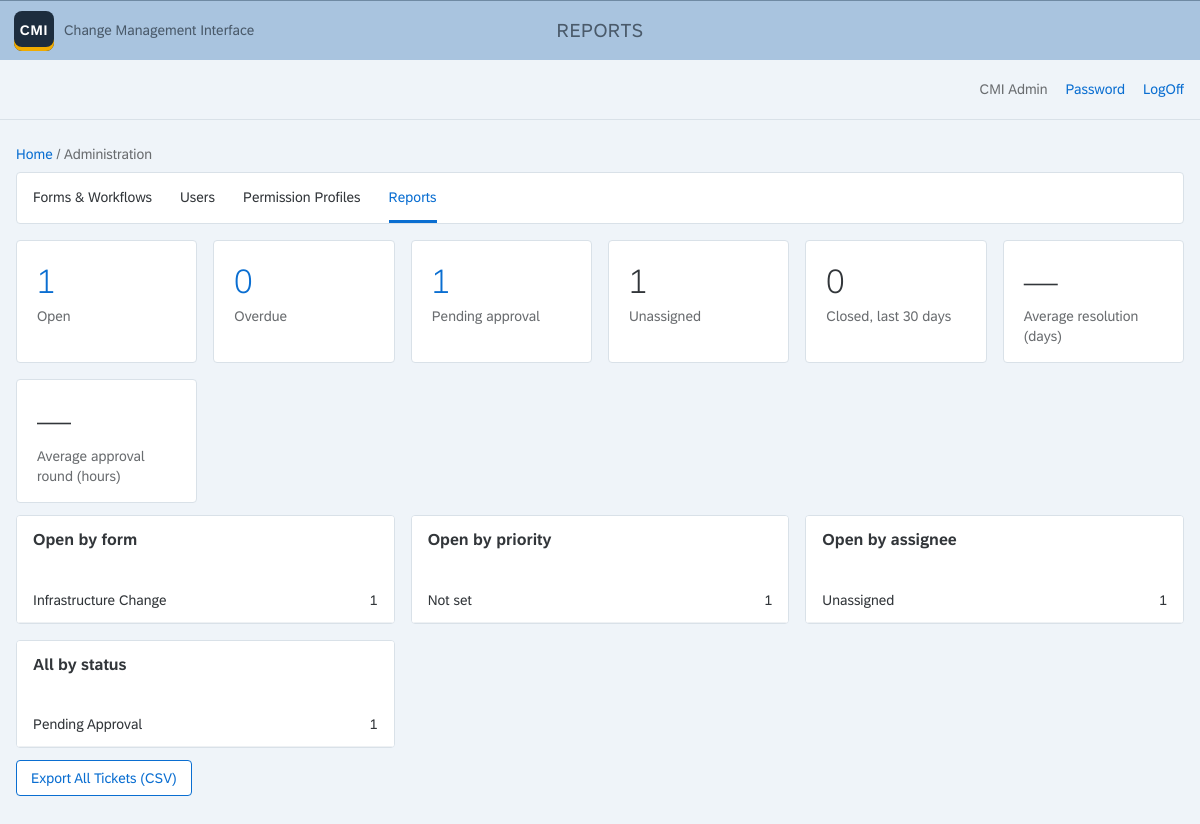
Screenshot of /admin/reports (signed in) with the database file from the repository.
### models.py (models this page shows, shortened)
class User(db.Model):
    id = db.Column(db.Integer, primary_key=True)
    email = db.Column(db.String(255), unique=True, nullable=False)
    name = db.Column(db.String(120), nullable=False)
    is_core = db.Column(db.Boolean, default=False, nullable=False)
    password_hash = db.Column(db.String(255))
    active = db.Column(db.Boolean, default=True, nullable=False)
    failed_logins = db.Column(db.Integer, default=0, nullable=False)
    locked_until = db.Column(db.DateTime)
    created_at = db.Column(db.DateTime, default=utcnow, nullable=False)
    deleted_at = db.Column(db.DateTime)  # soft delete: hidden everywhere; restore by clearing it (and setting active) in the DB
    profiles = db.relationship("PermissionProfile", secondary="user_profile", back_populates="users")
    def can(self, perm):
        return any(perm in p.permissions for p in self.profiles)

class Ticket(db.Model):
    id = db.Column(db.Integer, primary_key=True)
    title = db.Column(db.String(200), nullable=False)
    form_version_id = db.Column(db.ForeignKey("form_version.id"), nullable=False)
    values = db.Column(db.JSON, default=dict, nullable=False)
    status = db.Column(db.String(30), default="New", nullable=False)
    priority = db.Column(db.String(20))  # None = not set yet
    requester_id = db.Column(db.ForeignKey("user.id"), nullable=False)
    assignee_id = db.Column(db.ForeignKey("user.id"))
    due_date = db.Column(db.Date)
    row_version = db.Column(db.Integer, default=1, nullable=False)   # bumped on every change: conflict detection
    data_version = db.Column(db.Integer, default=1, nullable=False)  # bumped when form values change: what approvers reviewed
    approval_round = db.Column(db.Integer, default=0, nullable=False)
    created_at = db.Column(db.DateTime, default=utcnow, nullable=False)
    updated_at = db.Column(db.DateTime, default=utcnow, onupdate=utcnow, nullable=False)
    closed_at = db.Column(db.DateTime)
    form_version = db.relationship("FormVersion")
    requester = db.relationship("User", foreign_keys=[requester_id])
    assignee = db.relationship("User", foreign_keys=[assignee_id])
    comments = db.relationship("Comment", order_by="Comment.created_at")
    history = db.relationship("TicketHistory", order_by="TicketHistory.id.desc()")
    priority_requests = db.relationship("PriorityRequest", order_by="PriorityRequest.created_at.desc()",
                                        back_populates="ticket")
    approvals = db.relationship("TicketApproval", order_by="(TicketApproval.round.desc(), TicketApproval.stage_index)",
                                back_populates="ticket")
    attachments = db.relationship("Attachment", order_by="Attachment.id", back_populates="ticket")
    watchers = db.relationship("User", secondary="ticket_watcher", order_by="User.name")

class Form(db.Model):
    id = db.Column(db.Integer, primary_key=True)
    key = db.Column(db.String(60), unique=True, nullable=False)
    name = db.Column(db.String(120), nullable=False)
    description = db.Column(db.String(255), default="", nullable=False)
    draft = db.Column(db.JSON, default=lambda: {"fields": []}, nullable=False)  # edited freely, published as a version
    archived = db.Column(db.Boolean, default=False, nullable=False)
    workflow = db.Column(db.JSON, default=list, nullable=False)
    default_assignee_id = db.Column(db.ForeignKey("user.id"))
    deleted_at = db.Column(db.DateTime)  # soft delete: hidden everywhere; restore by clearing it in the DB
    versions = db.relationship("FormVersion", order_by="FormVersion.version", back_populates="form")
    default_assignee = db.relationship("User")

### admin.py (the view)
@bp.get("/reports")
def reports():
    need("report.view")
    tickets = Ticket.query.all()  # ponytail: aggregates in Python; move to SQL GROUP BY if tickets reach ~50k
    today = date.today()
    open_ = [t for t in tickets if t.status not in ("Closed", "Rejected")]
    closed = [t for t in tickets if t.closed_at]
    kpis = [
        ("Open", len(open_), url_for("tickets", tab="all")),
        ("Overdue", sum(1 for t in open_ if t.due_date and t.due_date < today), url_for("tickets", tab="all", overdue=1)),
        ("Pending approval", sum(1 for t in open_ if t.status == "Pending Approval"), url_for("tickets", tab="all", status="Pending Approval")),
        ("Unassigned", sum(1 for t in open_ if not t.assignee_id), None),
        ("Closed, last 30 days", sum(1 for t in closed if t.closed_at >= utcnow() - timedelta(days=30)), None),
    ]
    rounds = defaultdict(list)
    for a in TicketApproval.query:
        rounds[(a.ticket_id, a.round)].append(a)
    approval_hours = [(max(r.decided_at for r in rows if r.decided_at) - min(r.created_at for r in rows)).total_seconds() / 3600
                      for rows in rounds.values()
                      if all(r.decision for r in rows) and any(r.decided_at for r in rows)]
    times = {
        "Average resolution (days)": round(mean((t.closed_at - t.created_at).total_seconds() / 86400 for t in closed), 1) if closed else "—",
        "Average approval round (hours)": round(mean(approval_hours), 1) if approval_hours else "—",
    }
    groups = {
        "Open by form": Counter(t.form_version.form.name for t in open_),
        "Open by priority": Counter(t.priority or "Not set" for t in open_),
        "Open by assignee": Counter(t.assignee.name if t.assignee else "Unassigned" for t in open_),
        "All by status": Counter(t.status for t in tickets),
    }
    return render_template("reports.html", kpis=kpis, times=times, groups=groups)

### app.py (called while the page is built)
@app.before_request
def guard():
    if request.method == "POST":
        token = session.get("_csrf")
        if not token or not secrets.compare_digest(request.form.get("_csrf", ""), token):
            abort(400, "Form expired. Reload the page and try again.")
    g.user = db.session.get(User, session["uid"]) if "uid" in session else None
    if g.user and not g.user.active:
        session.clear()
        g.user = None
    if not g.user and request.endpoint not in PUBLIC_ENDPOINTS:
        return redirect(url_for("login"))

@app.after_request
def security_headers(resp):
    resp.headers.setdefault("Content-Security-Policy", "default-src 'self'; style-src 'self' 'unsafe-inline'; "
                            "img-src 'self' data:; frame-ancestors 'none'; form-action 'self'")
    resp.headers.setdefault("X-Content-Type-Options", "nosniff")
    resp.headers.setdefault("Referrer-Policy", "same-origin")
    return resp

@app.context_processor
def template_globals():
    if "_csrf" not in session:
        session["_csrf"] = secrets.token_urlsafe(32)
    return dict(csrf=session["_csrf"])

### core.py (called while the page is built)
def need(perm):
    if not g.user.can(perm):
        abort(403)

### templates/reports.html (shortened to what this page needs)
{% extends "base.html" %}
{% block shell %}Reports{% endblock %}
{% block body %}
<main class="page">
  {% include "_admin_nav.html" %}
  <div class="kpis">
    {% for label, value, href in kpis %}
    <div class="panel kpi">{% if href %}<a href="{{ href }}">{% endif %}<span class="kpi-value">{{ value }}</span><span class="kpi-label">{{ label }}</span>{% if href %}</a>{% endif %}</div>
    {% endfor %}
    {% for label, value in times.items() %}
    <div class="panel kpi"><span class="kpi-value">{{ value }}</span><span class="kpi-label">{{ label }}</span></div>
    {% endfor %}
  </div>
  <div class="work-grid spaced">
    {% for title, counter in groups.items() %}
    <div class="panel table-wrap">
      <div class="table-toolbar"><h3>{{ title }}</h3></div>
      <table>
        <tbody>
          {% for name, n in counter.most_common() %}<tr><td>{{ name }}</td><td class="right">{{ n }}</td></tr>
          {% else %}<tr><td class="empty">Nothing yet.</td></tr>{% endfor %}
        </tbody>
      </table>
    </div>
    {% endfor %}
  </div>
  <p class="spaced"><a class="btn" href="{{ url_for('tickets', tab='all', export='csv') }}">Export All Tickets (CSV)</a></p>
</main>
{% endblock %}

### templates/base.html (shortened to what this page needs)
<!doctype html>
<html lang="en">
<head>
<link rel="stylesheet" href="{{ url_for('static', filename='fiori.css') }}">
</head>
<body>
<header class="shell">
  <a class="logo" href="{{ url_for('home') }}"><b>CMI</b><span>Change Management Interface</span></a>
  <span class="shell-title">{% block shell %}{% endblock %}</span>
</header>
{% if g.user %}
<div class="subbar">
  <span class="user">{{ g.user.name }}</span>
  {% if g.user.is_core %}<a href="{{ url_for('account') }}">Password</a>{% endif %}
  <a href="{{ url_for('logout') }}">LogOff</a>
</div>
{% endif %}
{% block body %}{% endblock %}
</body>
</html>

### static/fiori.css (style rules this page uses)
:root { --shell: #a9c4df; --shell-text: #4a5a6a; --page: #eff4f9; --surface: #fff; --border: #d9e1e8; --rule: #c4cbd2; --text: #32363a; --muted: #6a6d70; --link: #0a6ed1; --brand: #0a6ed1; --brand-hover: #085caf; --positive: #107e3e; --negative: #bb0000; --critical: #e9730c; --info: #0a6ed1; --neutral: #6a6d70; }
* { box-sizing: border-box; }
body { margin: 0; font: 400 14px/1.45 "72", "72full", Arial, Helvetica, sans-serif; color: var(--text); background: var(--page); }
a { color: var(--link); text-decoration: none; }
.shell { height: 60px; display: grid; grid-template-columns: 1fr auto 1fr; align-items: center; padding: 0 14px; background: var(--shell); border-top: 1px solid #6f8aa3; }
.shell-title { color: var(--shell-text); font-size: 19px; letter-spacing: .02em; text-transform: uppercase; }
.logo { justify-self: start; display: inline-flex; align-items: center; gap: 10px; color: var(--shell-text); font-size: 14px; }
.logo b { display: grid; place-items: center; width: 40px; height: 40px; border-radius: 8px; background: #1d2d3e; color: #fff; font-size: 14px; letter-spacing: .06em; box-shadow: inset 0 -4px 0 #f0ab00; }
.subbar { height: 60px; display: flex; justify-content: flex-end; align-items: center; gap: 18px; padding: 0 16px; border-bottom: 1px solid var(--border); }
.subbar .user { color: var(--muted); }
.page { padding: 24px 16px 96px; }
.panel { background: var(--surface); border: 1px solid var(--border); border-radius: 4px; }
.btn { font: inherit; height: 36px; padding: 0 14px; border-radius: 4px; cursor: pointer; border: 1px solid var(--brand); background: var(--surface); color: var(--brand); }
.table-wrap { overflow-x: auto; }
table { width: 100%; border-collapse: collapse; background: var(--surface); }
td { padding: 12px 16px; border-bottom: 1px solid #eef1f4; vertical-align: top; }
.table-toolbar { display: flex; justify-content: space-between; align-items: center; padding: 12px 16px; background: var(--surface); }
.table-toolbar h3 { margin: 0; font-weight: 400; font-size: 16px; }
.work-grid { display: grid; grid-template-columns: repeat(auto-fill, minmax(320px, 1fr)); gap: 16px; }
.work-grid h3 { margin: 0 0 14px; font-size: 16px; font-weight: 700; }
a.btn { display: inline-flex; align-items: center; text-decoration: none; }
.spaced { margin-top: 12px; }
.right { text-align: right; }
.kpis { display: grid; grid-template-columns: repeat(auto-fill, minmax(180px, 1fr)); gap: 16px; }
.kpi { padding: 16px 20px; }
.kpi a { display: block; text-decoration: none; }
.kpi-value { display: block; font-size: 34px; font-weight: 300; color: var(--text); }
.kpi a .kpi-value { color: var(--link); }
.kpi-label { color: var(--muted); }

### rows the page displays
User: user.name "CMI Admin"
Ticket: value "1", status "Pending approval", status "Pending Approval", n "1"
Form: name "Infrastructure Change", id "1"

### other values shown
{{ value }} "1" "0" "1" "0"
{{ label }} "Open" "Overdue" "Unassigned" "Closed, last 30 days"
{{ value }} "—" "—"
{{ label }} "Average resolution (days)" "Average approval round (hours)"
{{ title }} "Open by form" "Open by priority" "Open by assignee" "All by status"
{{ name }} "Not set" "Unassigned"
{{ n }} "1" "1"
